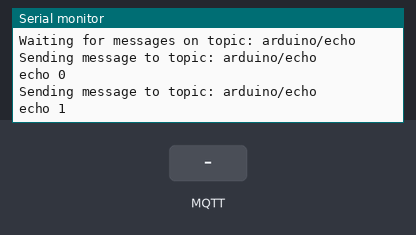
A sketch run on a simulated Arduino Uno, built with avr-gcc and run on an emulated ATmega328P. Shown: the last lines printed to the serial monitor. The test bench sets the inputs (shaded band). WiFi joins after 1.5 s; servers stay silent unless stated; no MQTT or app messages arrive unless stated.

Above: at 2.9 s.
3.0 s: MQTT message "1" arrives on the first subscribed topic
At 3.5 s:
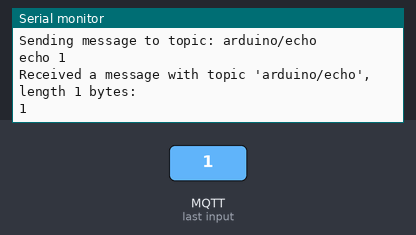
4.5 s: MQTT message "on" arrives on the first subscribed topic
At 4.69 s:
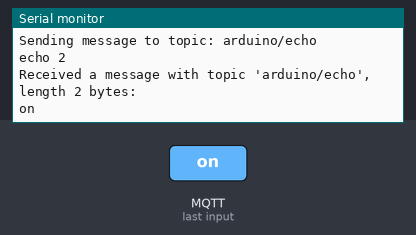
6.0 s: MQTT message "off" arrives on the first subscribed topic
At 6.6 s:
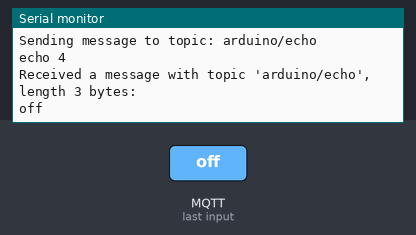
Timing chart, 0 to 9.0 s (numbered marks = the images above; inputs shaded):
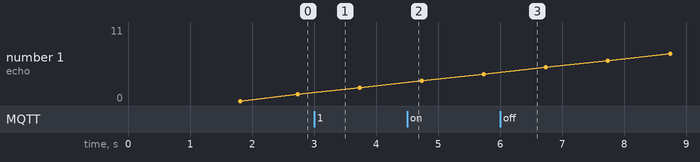

Measured:
- after the input at 3.0 s, the serial monitor: prints a new line at once (image 1)
- after the input at 4.5 s, the serial monitor: prints a new line at once (image 2)
- after the input at 6.0 s, the serial monitor: prints a new line at once (image 3)

The sketch:

main.ino
```cpp
#include <SPI.h>
#include <Ethernet2.h>
#include <ArduinoMqttClient.h>

EthernetClient client;

MqttClient mqttClient(client);

const char broker[] = "mqtt.ngoinhaiot.com";
int        port     = 30001;
const char topic[]  = "arduino/echo";

const long interval = 1000;
unsigned long previousMillis = 0;

int count = 0;

byte mac[] = {
  0xDE, 0xAD, 0xBE, 0xEF, 0xFE, 0xED
};
void setup() {
  //Initialize serial and wait for port to open:
  Ethernet.begin(mac);
  Serial.begin(9600);
  while (!Serial) {
    ; // wait for serial port to connect. Needed for native USB port only
  }

  // attempt to connect to Wifi network:
  Serial.print("Attempting to connect to WPA SSID: ");

  Serial.println("You're connected to the network");
  Serial.println();

  // You can provide a unique client ID, if not set the library uses Arduino-millis()
  // Each client must have a unique client ID
  // mqttClient.setId("clientId");

  // You can provide a username and password for authentication
  // mqttClient.setUsernamePassword("username", "password");

  Serial.print("Attempting to connect to the MQTT broker: ");
  Serial.println(broker);
  mqttClient.setUsernamePassword("xong","xon");
  if (!mqttClient.connect(broker, port)) {
    Serial.print("MQTT connection failed! Error code = ");
    Serial.println(mqttClient.connectError());

    while (1);
  }

  Serial.println("You're connected to the MQTT broker!");
  Serial.println();

  // set the message receive callback
  mqttClient.onMessage(onMqttMessage);

  Serial.print("Subscribing to topic: ");
  Serial.println(topic);
  Serial.println();

  // subscribe to a topic
  mqttClient.subscribe(topic);

  // topics can be unsubscribed using:
  // mqttClient.unsubscribe(topic);

  Serial.print("Waiting for messages on topic: ");
  Serial.println(topic);
  Serial.println();
}

void loop() {
  // call poll() regularly to allow the library to receive MQTT messages and
  // send MQTT keep alives which avoids being disconnected by the broker
  mqttClient.poll();

  // avoid having delays in loop, we'll use the strategy from BlinkWithoutDelay
  // see: File -> Examples -> 02.Digital -> BlinkWithoutDelay for more info
  unsigned long currentMillis = millis();

  if (currentMillis - previousMillis >= interval) {
    // save the last time a message was sent
    previousMillis = currentMillis;

    Serial.print("Sending message to topic: ");
    Serial.println(topic);
    Serial.print("echo ");
    Serial.println(count);

    // send message, the Print interface can be used to set the message contents
    mqttClient.beginMessage(topic);
    mqttClient.print("echo ");
    mqttClient.print(count);
    mqttClient.endMessage();

    Serial.println();

    count++;
  }
}

void onMqttMessage(int messageSize) {
  // we received a message, print out the topic and contents
  Serial.print("Received a message with topic '");
  Serial.print(mqttClient.messageTopic());
  Serial.print("', length ");
  Serial.print(messageSize);
  Serial.println(" bytes:");

  // use the Stream interface to print the contents
  while (mqttClient.available()) {
    Serial.print((char)mqttClient.read());
  }
  Serial.println();

  Serial.println();
}
```
